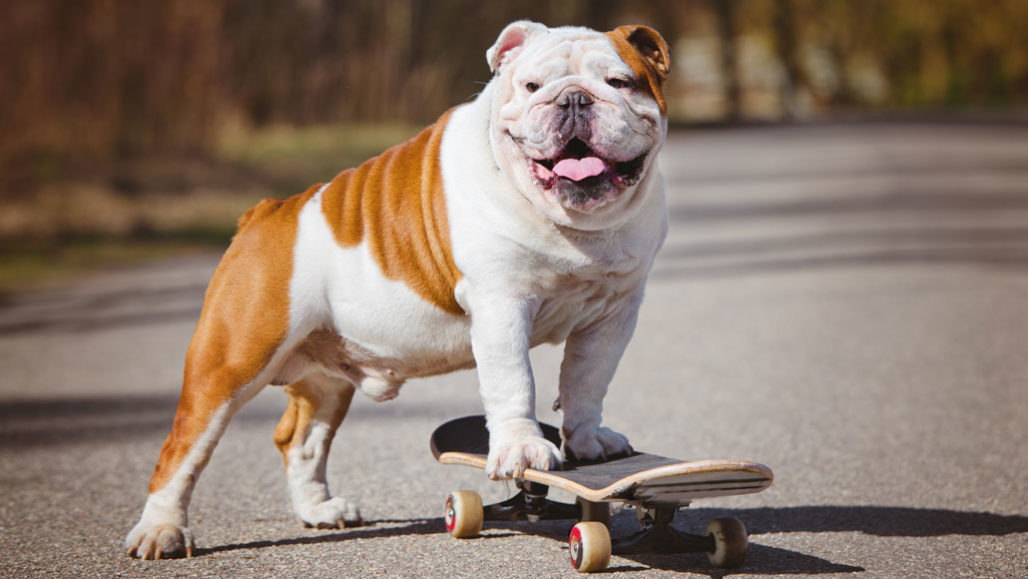
#> input picture homework/02-電腦視覺深度學習基礎/data/dog.jpg, 1028 x 579 px, found by its file name
$ jupyter execute Day32_yolo_prediction_HW.ipynb
#> lines starting #> are read from the running program, lines starting #| are printed output that depends on the picture; after the words box and inside, x2 and y2 are one past the last pixel; in counts of white or black regions, pixels touching at a corner belong together
## 作業
相信今天的簡報還有程式碼範例的信息量已經足夠大了，可以多花時間消化簡報和程式碼範例，作業就問一個非常簡單的問題來確保大家有理解到重點，請問在 YOLOv1 的設計下，一張圖片最多能檢測出多少個 bbox 呢？

## 範例
今天的課程大家應該可以了解到 YOLO 的網路輸出是一個 7x7x30 的 tensor,

而今天的程式碼範例的目標是讓大家由程式碼直觀地去理解，一張圖片經過 YOLO 網路之後，這個 7x7x30 的 tensor 裡面的值應該是什麼樣子？

[cell 1]
import cv2
import numpy as np
import matplotlib.pyplot as plt

img = cv2.imread("dog.jpg") # 讀取範例圖片
#> img is the input picture: shape (579, 1028, 3); mean B, G, R 107.5, 120.8, 139.2
h, w, _ = img.shape
#> h = 579; w = 1028

顯示一下今天的範例圖，可以觀察到圖片裡面有 狗、腳踏車和一輛車

[cell 2]
def show(img):
    plt.imshow(cv2.cvtColor(img, cv2.COLOR_BGR2RGB)) # plt.imshow 預設圖片是 rgb 的
    plt.show()

[cell 3]
show(img)

假設我們知道這張中汽車、狗和腳踏車的 bboxes 訊息

[cell 4]
boxes = np.array([[128, 224, 314, 537], [475, 85, 689, 170], [162, 119, 565, 441]]).astype(float)
# 把 bboxes 坐標以原圖的 resolution normalize 到 0~1 之間
boxes[:, [0, 2]] = boxes[:, [0, 2]] / img.shape[1]
boxes[:, [1, 3]] = boxes[:, [1, 3]] / img.shape[0]

img_show = img.copy()
for x1, y1, x2, y2 in boxes:
    cv2.rectangle(img_show, (int(x1*w), int(y1*h)), (int(x2*w), int(y2*h)), (0, 255, 0), 2)
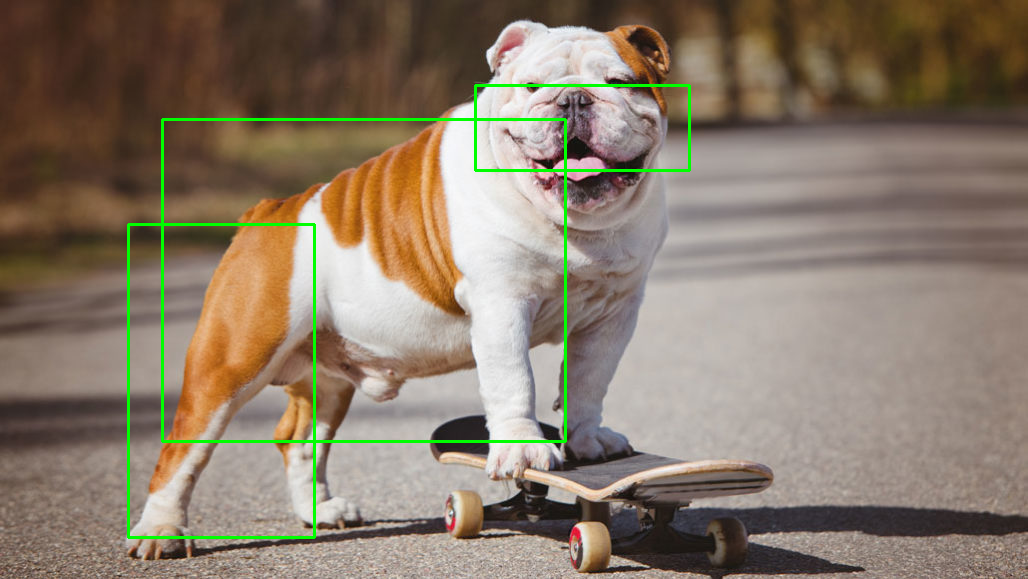
#> img_show: shape (579, 1028, 3); 1.53% of pixels changed, all inside (x1, y1, x2, y2) = (127, 84, 691, 539)
show(img_show)

假設我們用的是 VOC 資料集, 這是一個標註有 20 類物體的資料集, 介紹可以看[這邊](https://arleyzhang.github.io/articles/1dc20586/), 汽車、狗和腳踏車所對應的 class index 分別是 1, 7, 16

[cell 5]
labels = np.array([1, 7, 16])

有了 bboxes 以及類別的信息，接下來我們就來建構這張圖片在經過 YOLO 網路後應該要輸出的 tensor

[cell 6]
grid_num = 7 # 把圖片切成 7x7 的網格
target = np.zeros((grid_num, grid_num, 30)) # 初始化 YOLO 目標預測值, 30 代表什麼, 請參考簡報
print("YOLO 網路輸出 tensor 的 shape: ", target.shape)

[cell 7]
# 主要建構邏輯
cell_size = 1./grid_num # 一個網格的大小
wh = boxes[:,2:]-boxes[:,:2] # bboxes 的 width 以及 height
cxcy = (boxes[:,2:]+boxes[:,:2])/2 # bboxes 的中心
for i in range(len(boxes)):
    cxcy_sample = cxcy[i]
    ij = np.ceil((cxcy_sample/cell_size))-1 # bboxes 中心所坐落的網路 index
    target[int(ij[1]),int(ij[0]),4] = 1 # 該網格第一個 box 的 confidence 信息
    target[int(ij[1]),int(ij[0]),9] = 1 # 該網格第二個 box 的 confidence 信息
    target[int(ij[1]),int(ij[0]),int(labels[i])+9] = 1 # 該網格的類別信息
    xy = ij*cell_size # 匹配到的網格的左上角相對坐標
    # 該網格的 x,y,w,h
    delta_xy = (cxcy_sample -xy)/cell_size
    target[int(ij[1]),int(ij[0]),2:4] = wh[i]
    target[int(ij[1]),int(ij[0]),:2] = delta_xy
    target[int(ij[1]),int(ij[0]),7:9] = wh[i]
    target[int(ij[1]),int(ij[0]),5:7] = delta_xy

print("顯示 7x7x30 中，第一個 box 的 confidence 信息\n", target[:, :, 4])

上面的 tensor 中, 為 1 的表示那個網格是有物體的, 為 0 就表示沒有物體

我們可以把帶有 7x7 網格的圖畫出來比對一下，

看看汽車、狗和腳踏車的中心是不是恰好就是這個 tensor 中值為 1 的網格呢

[cell 8]
for h in np.arange(0, img.shape[0], img.shape[0]/grid_num).astype(int):
    cv2.line(img_show, (0, h), (img.shape[1], h), (0, 0, 0), 2)
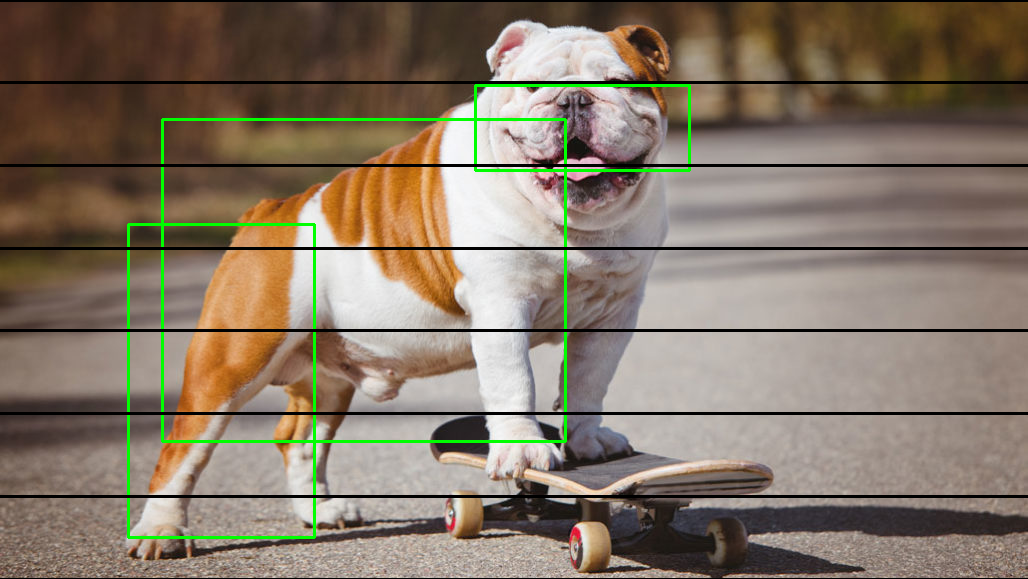
#> img_show: shape (579, 1028, 3); 3.63% of pixels changed, all inside (x1, y1, x2, y2) = (0, 0, 1028, 579)
for w in np.arange(0, img.shape[1], img.shape[1]/grid_num).astype(int):
    cv2.line(img_show, (w, 0), (w, img.shape[0]), (0, 0, 0), 2)
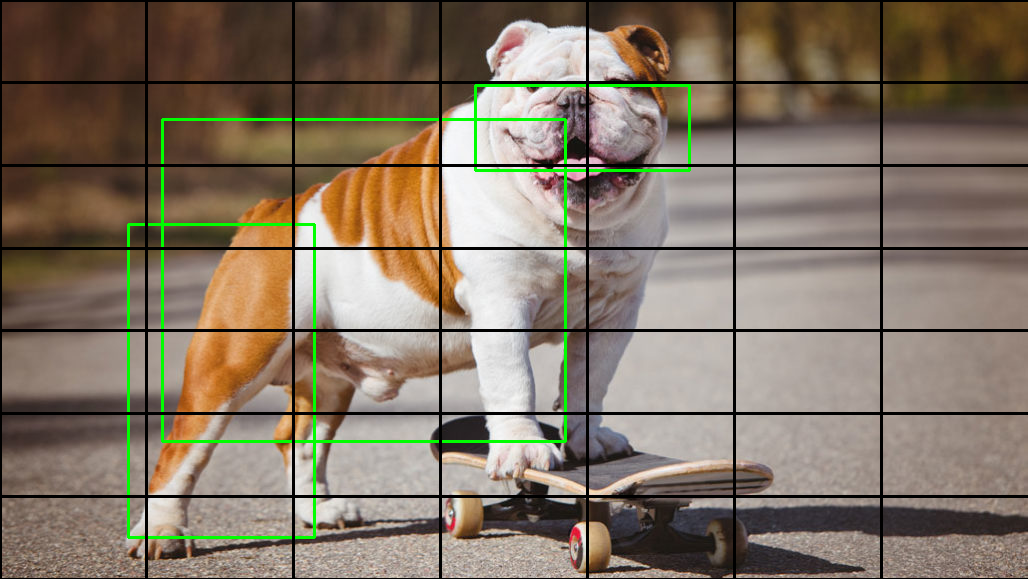
#> img_show: shape (579, 1028, 3); 1.87% of pixels changed, all inside (x1, y1, x2, y2) = (0, 2, 883, 578)
show(img_show)
